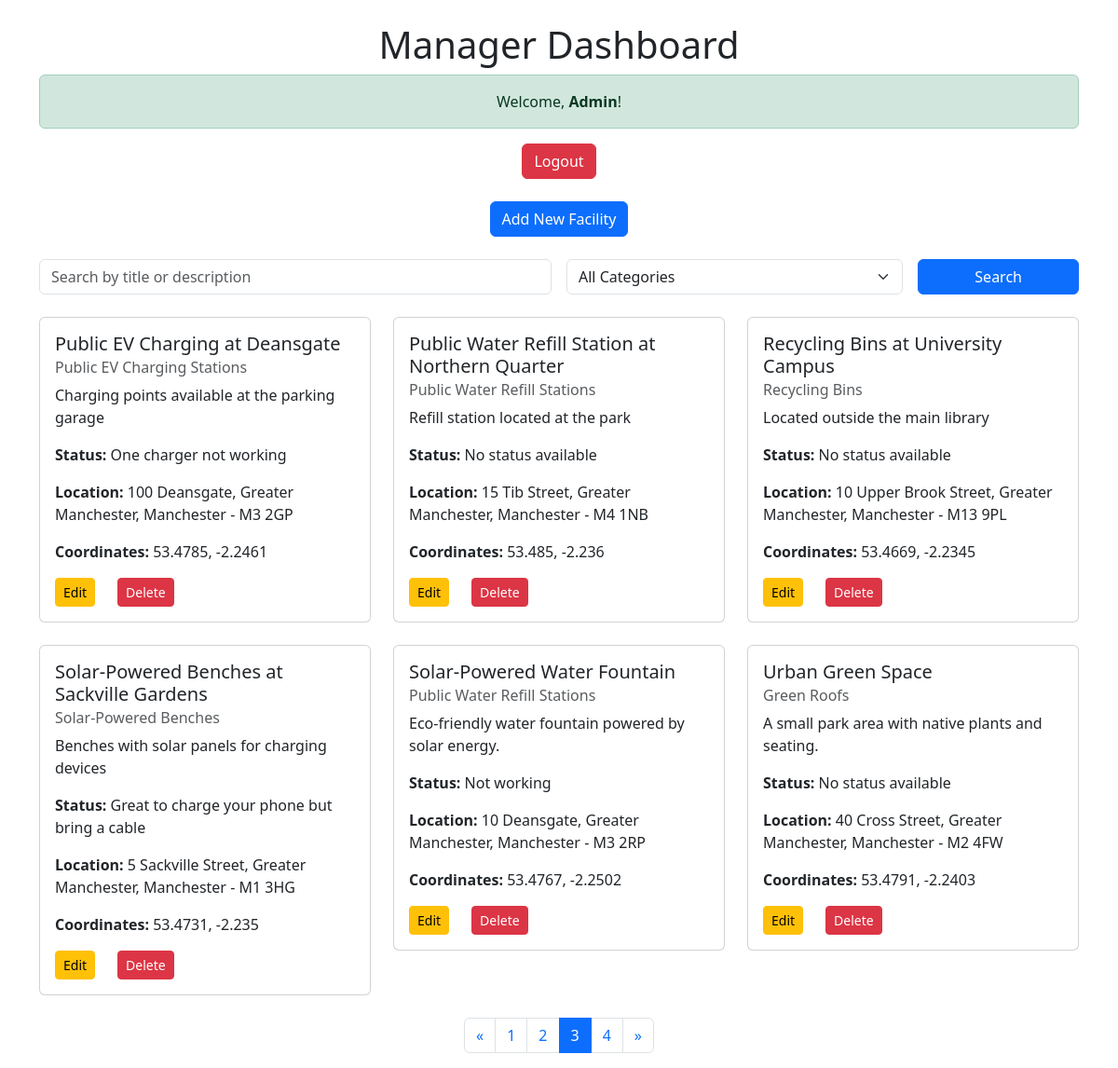
/index.php?view=dashboard&page=3 (signed in), run on the app's committed database.
### tables this page shows
CREATE TABLE "ecoFacilityStatus"
(
	id INTEGER not null
		primary key autoincrement
		unique,
	facilityId INTEGER not null
		constraint ecoFacilityStatus_ecoFacilities_id_fk
			references ecoFacilities,
	statusComment VARCHAR(100) not null
);

CREATE TABLE ecoFacilities (
                               id INTEGER PRIMARY KEY AUTOINCREMENT NOT NULL UNIQUE,
                               title VARCHAR(50) NOT NULL,
                               category INTEGER,
                               description VARCHAR(150) NOT NULL,
                               houseNumber VARCHAR(50),
                               streetName VARCHAR(50),
                               county VARCHAR(50),
                               town VARCHAR(50),
                               postcode VARCHAR(7) NOT NULL,
                               lng FLOAT NOT NULL,
                               lat FLOAT NOT NULL,
                               contributor INTEGER,
                               FOREIGN KEY (category) REFERENCES ecoCategories(id),
                               FOREIGN KEY (contributor) REFERENCES ecoUser(id)
);

CREATE TABLE "ecoCategories"
(
	id INTEGER not null
		primary key
		unique,
	name VARCHAR(50) not null
		unique
);

### controllers/FacilityController.php (called while the page is built, shortened)
<?php
class FacilityController {
    private $facilityModel;
    public function __construct($facilityModel) {
        $this->facilityModel = $facilityModel;
    }
    public function browseFacilities($search = '', $category = null) {
        return $this->facilityModel->searchFacilities($search, $category);
    }
    public function getPaginatedFacilities($page, $limit, $search = '', $category = null) {
        $offset = ($page - 1) * $limit;
        return $this->facilityModel->getPaginatedFacilities($offset, $limit, $search, $category);
    }
    public function getTotalFacilities($search = '', $category = null) {
        return $this->facilityModel->getTotalFacilities($search, $category);
    }
}
?>

### models/Facility.php (called while the page is built, shortened)
<?php
class Facility {
    private $pdo;
    public function __construct($pdo) {
        $this->pdo = $pdo;
    }
    public function searchFacilities($search = '', $category = null) {
        $query = "
        SELECT ecoFacilities.*,
               ecoCategories.name AS category_name,
               ecoUser.username AS contributor_name,
               (SELECT statusComment
                FROM ecoFacilityStatus
                WHERE facilityId = ecoFacilities.id
                ORDER BY ROWID DESC LIMIT 1) AS statusComment
        FROM ecoFacilities
        LEFT JOIN ecoCategories ON ecoFacilities.category = ecoCategories.id
        LEFT JOIN ecoUser ON ecoFacilities.contributor = ecoUser.id
        WHERE (ecoFacilities.title LIKE :search OR ecoFacilities.description LIKE :search)
    ";
        $query .= " ORDER BY ecoFacilities.title ASC";
        $stmt = $this->pdo->prepare($query);
        $params = [
            ':search' => '%' . $search . '%',
        ];
        $stmt->execute($params);
        return $stmt->fetchAll(PDO::FETCH_ASSOC);
    }
    public function getPaginatedFacilities($offset, $limit, $search = '', $category = null) {
        $query = "
        SELECT ecoFacilities.*,
               ecoCategories.name AS category_name,
               ecoUser.username AS contributor_name,
               (SELECT statusComment
                FROM ecoFacilityStatus
                WHERE facilityId = ecoFacilities.id
                ORDER BY ROWID DESC LIMIT 1) AS statusComment
        FROM ecoFacilities
        LEFT JOIN ecoCategories ON ecoFacilities.category = ecoCategories.id
        LEFT JOIN ecoUser ON ecoFacilities.contributor = ecoUser.id
        WHERE (ecoFacilities.title LIKE :search OR ecoFacilities.description LIKE :search)
    ";
        $query .= " ORDER BY ecoFacilities.title ASC LIMIT :offset, :limit";
        $stmt = $this->pdo->prepare($query);
        $params = [
            ':search' => '%' . $search . '%',
            ':offset' => $offset,
            ':limit' => $limit,
        ];
        $stmt->bindValue(':offset', $offset, PDO::PARAM_INT);
        $stmt->bindValue(':limit', $limit, PDO::PARAM_INT);
        $stmt->execute($params);
        return $stmt->fetchAll(PDO::FETCH_ASSOC);
    }
    public function getTotalFacilities($search = '', $category = null) {
        $query = "
        SELECT COUNT(*) as total
        FROM ecoFacilities
        WHERE (title LIKE :search OR description LIKE :search)
    ";
        $stmt = $this->pdo->prepare($query);
        $params = [
            ':search' => '%' . $search . '%',
        ];
        $stmt->execute($params);
        return $stmt->fetch(PDO::FETCH_ASSOC)['total'];
    }
}

### views/manager/dashboard.php (the view, shortened to what this page needs)
<?php
$page = isset($_GET['page']) ? (int)$_GET['page'] : 1;
$limit = 6;
$total = $facilityController->getTotalFacilities($search, $category);
$facilities = $facilityController->getPaginatedFacilities($page, $limit, $search, $category);
$totalPages = ceil($total / $limit);
?>
<!DOCTYPE html>
<html>
<head>
    <link href="https://cdn.jsdelivr.net/npm/bootstrap@5.3.3/dist/css/bootstrap.min.css" rel="stylesheet">
</head>
<body>
<div class="container mt-4">
    <h1 class="text-center">Manager Dashboard</h1>
    <div class="alert alert-success text-center">
        Welcome, <strong><?php echo htmlspecialchars($_SESSION['username']); ?></strong>!
    </div>
    <div class="text-center mb-4">
        <a href="/ecoBuddy/index.php?view=logout" class="btn btn-danger">Logout</a>
    </div>
    <div class="text-center mb-4">
        <a href="/ecoBuddy/index.php?view=add_facility" class="btn btn-primary">
            <i class="fas fa-plus"></i> Add New Facility
        </a>
    </div>
    <form method="GET" action="/ecoBuddy/index.php" class="mb-4">
        <div class="row g-3">
            <div class="col-md-6">
                <input type="text" name="search" class="form-control" placeholder="Search by title or description"
                       value="<?php echo htmlspecialchars($_GET['search'] ?? ''); ?>">
            </div>
            <div class="col-md-4">
                <select name="category" class="form-select">
                    <option value="">All Categories</option>
                </select>
            </div>
            <div class="col-md-2">
                <button type="submit" class="btn btn-primary w-100">Search</button>
            </div>
        </div>
    </form>
    <?php if (!empty($facilities)) : ?>
        <div class="row">
            <?php foreach ($facilities as $facility) : ?>
                <div class="col-md-4 mb-4">
                    <div class="card">
                        <div class="card-body">
                            <h5 class="card-title"><?php echo htmlspecialchars($facility['title']); ?></h5>
                            <h6 class="card-subtitle mb-2 text-muted"><?php echo htmlspecialchars($facility['category_name']); ?></h6>
                            <p class="card-text"><?php echo htmlspecialchars($facility['description']); ?></p>
                            <p><strong>Status:</strong>
                                <?php echo !empty($facility['statusComment'])
                                    ? htmlspecialchars($facility['statusComment'])
                                    : 'No status available'; ?>
                            </p>
                            <p><strong>Location:</strong>
                                <?php echo htmlspecialchars($facility['houseNumber'] . ' ' . $facility['streetName'] . ', ' . $facility['county'] . ', ' . $facility['town'] . ' - ' . $facility['postcode']); ?>
                            </p>
                            <p><strong>Coordinates:</strong>
                                <?php echo !empty($facility['lat']) && !empty($facility['lng'])
                                    ? htmlspecialchars($facility['lat'] . ', ' . $facility['lng'])
                                    : 'Coordinates not available'; ?>
                            </p>
                            <div class="d-flex justify-content-start gap-4">
                                <a href="/ecoBuddy/index.php?view=edit_facility&id=<?php echo $facility['id']; ?>" class="btn btn-warning btn-sm">
                                    Edit
                                </a>
                                <a href="/ecoBuddy/index.php?view=delete_facility&id=<?php echo $facility['id']; ?>" class="btn btn-danger btn-sm"
                                   onclick="return confirm('Are you sure you want to delete this facility?');">
                                    Delete
                                </a>
                            </div>
                        </div>
                    </div>
                </div>
            <?php endforeach; ?>
        </div>
        <nav aria-label="Page navigation">
            <ul class="pagination justify-content-center">
                <?php if ($page > 1): ?>
                    <li class="page-item">
                        <a class="page-link" href="?view=dashboard&page=<?php echo $page - 1; ?>" aria-label="Previous">
                            <span aria-hidden="true">&laquo;</span>
                        </a>
                    </li>
                <?php endif; ?>
                <?php for ($i = 1; $i <= $totalPages; $i++): ?>
                    <li class="page-item <?php echo $i === $page ? 'active' : ''; ?>">
                        <a class="page-link" href="?view=dashboard&page=<?php echo $i; ?>"><?php echo $i; ?></a>
                    </li>
                <?php endfor; ?>
                <?php if ($page < $totalPages): ?>
                    <li class="page-item">
                        <a class="page-link" href="?view=dashboard&page=<?php echo $page + 1; ?>" aria-label="Next">
                            <span aria-hidden="true">&raquo;</span>
                        </a>
                    </li>
                <?php endif; ?>
            </ul>
        </nav>
    <?php else : ?>
        <div class="alert alert-warning text-center">No facilities found. Try adjusting your search criteria.</div>
    <?php endif; ?>
</div>
</body>
</html>

### data on the page
ecofacilitystatus: facilityId.title "Public EV Charging at Deansgate", ecocategories.name "Public EV Charging Stations", facilityId.description "Charging points available at the parking garage", statusComment "One charger not working", facilityId.postcode "100 Deansgate, Greater Manchester, Manchester - M3 2GP", facilityId.lng "53.4785, -2.2461"
ecofacilities: title "Public Water Refill Station at Northern Quarter", category.name "Public Water Refill Stations", description "Refill station located at the park", shows "No status available", houseNumber+streetName+county "15 Tib Street, Greater Manchester, Manchester - M4 1NB", lat+lng "53.485, -2.236"
ecofacilities: title "Recycling Bins at University Campus", category.name "Recycling Bins", description "Located outside the main library", shows "No status available", houseNumber+streetName+county "10 Upper Brook Street, Greater Manchester, Manchester - M13 9PL", lat+lng "53.4669, -2.2345"
ecofacilitystatus: facilityId.title "Solar-Powered Benches at Sackville Gardens", ecocategories.name "Solar-Powered Benches", facilityId.description "Benches with solar panels for charging devices", statusComment "Great to charge your phone but bring a cable", facilityId.postcode "5 Sackville Street, Greater Manchester, Manchester - M1 3HG", facilityId.lng "53.4731, -2.235"
ecofacilitystatus: facilityId.title "Solar-Powered Water Fountain", ecocategories.name "Public Water Refill Stations", facilityId.description "Eco-friendly water fountain powered by solar energy.", statusComment "Not working", facilityId.postcode "10 Deansgate, Greater Manchester, Manchester - M3 2RP", facilityId.lng "53.4767, -2.2502"
ecofacilities: title "Urban Green Space", category.name "Green Roofs", description "A small park area with native plants and seating.", shows "No status available", houseNumber+streetName+county "40 Cross Street, Greater Manchester, Manchester - M2 4FW", lat+lng "53.4791, -2.2403"

### other printed values
$_SESSION['username'] "Admin"
